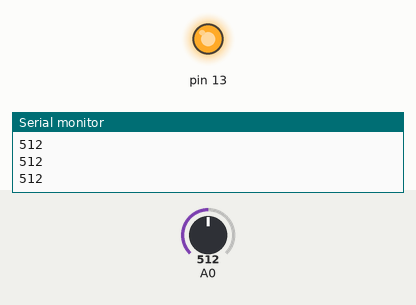
Bench run of a sketch on a simulated Arduino Uno, built with avr-gcc and run on an emulated ATmega328P. Parts: output pins drawn as LEDs (lit = HIGH), the last lines printed to the serial monitor. Inputs (shaded band) come from the test bench; at power-on: A0 = 512.

Above: at 1.2 s.
1.3 s: A0 set to 582
2.8 s: A0 set to 614
At 4.0 s:
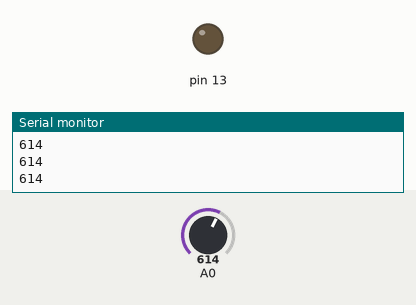
4.3 s: A0 set to 590
At 5.1 s:
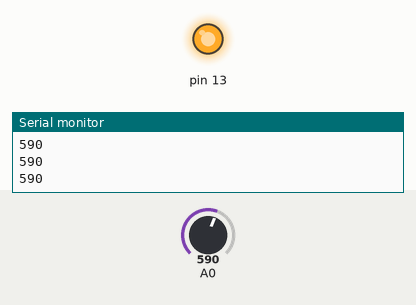
5.8 s: A0 set to 610
At 6.4 s:
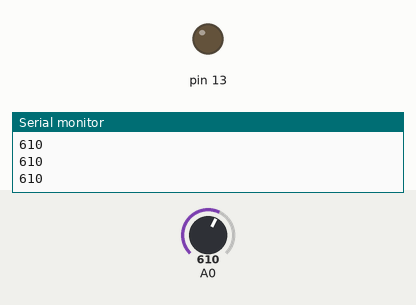
Timing chart, 0 to 8.3 s (numbered marks = the images above; inputs shaded):
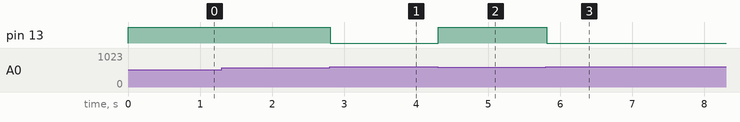

Measured:
- the behaviour switches between 600 and 601 on A0 (found by bisection; images 0 and 1)
- after the input at 2.8 s, pin 13: HIGH → LOW at once
- after the input at 4.3 s, pin 13: LOW → HIGH at once
- after the input at 5.8 s, pin 13: HIGH → LOW at once

The sketch:

raindrop.ino
```cpp
void setup() {
  // put your setup code here, to run once:
Serial.begin(9600);
pinMode(13,OUTPUT);
}

void loop() {
  // put your main code here, to run repeatedly:
int x = analogRead(A0);
Serial.println(x);
if(x<=600){
  digitalWrite(13, HIGH);
}
else{
  digitalWrite(13, LOW);
}
}
```
